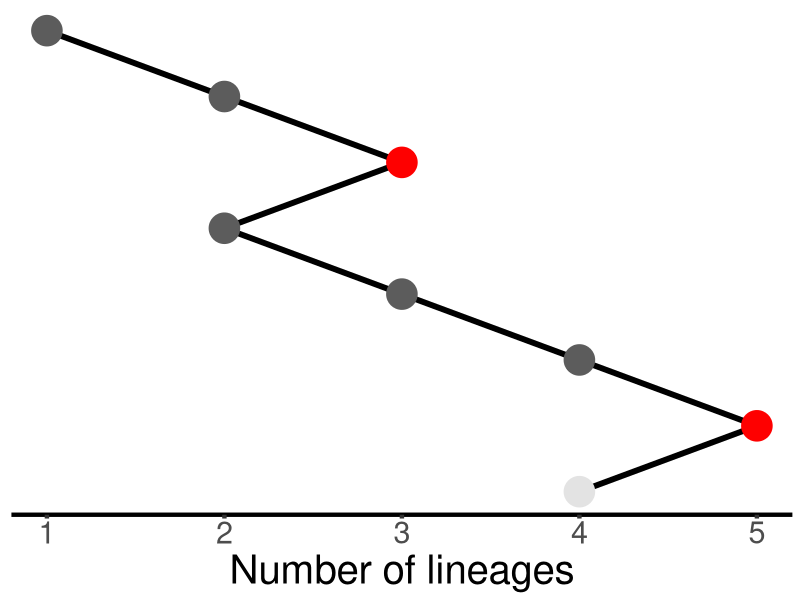

R code for this plot:
###############################################
###############################################
### CREATING PANELS FOR ARG OVERVIEW FIGURE ###
###############################################
###############################################

####################
### SCRIPT SETUP ###
####################
library(here)
library(dplyr)
library(ggplot2)



############################################
### PANEL C:  LINEAGE COUNT THROUGH TIME ###
############################################
arg_attribute_df <- data.frame(time = 1:8,
                               lineage_count = c(4, 5, 4, 3, 2, 3, 2, 1),
                               point_color = NA,
                               local_tree_node_count = c(12, 12, 11, 9, 6, 6, 5, 3),
                               shared_node_count = as.integer(c(4, 5, 4, 3, 2, 3, 2, 1)))

for (i in seq_len(nrow(arg_attribute_df))) {
  if (i == 1) {
    arg_attribute_df[i, 'point_color'] <- '#e3e3e3'
  } else if ((arg_attribute_df[i, 'lineage_count'] < arg_attribute_df[i - 1, 'lineage_count'])) {
    arg_attribute_df[i, 'point_color'] <- '#5c5c5c'
  } else {
    arg_attribute_df[i, 'point_color'] <- '#fe0000'
  }
}

lineage_count_plot <- arg_attribute_df %>% 
  ggplot() +
  geom_line(aes(y = lineage_count,
                x = time),
            linewidth = 2) +
  geom_point(aes(y = lineage_count,
                 x = time),
             color = arg_attribute_df$point_color,
             size = 10) +
  ylab('Number of lineages') +
  xlab('Time') +
  theme_classic() +
  theme(panel.background = element_rect(fill ='transparent'),
        plot.background = element_rect(fill ='transparent', color = NA),
        axis.title.x = element_text(size = 29),
        axis.text.x = element_text(size = 22),
        #panel.grid.major.x = element_line(linetype = 'solid', size = 1),
        axis.title.y = element_blank(),
        axis.text.y = element_blank(),
        axis.line.y = element_blank(),
        axis.ticks.y = element_blank(),
        axis.line.x = element_line(linewidth = 1.5),
        axis.ticks.x = element_line(linewidth = 1.5)
        #axis.line.y = element_blank(),
        #axis.ticks.y = element_blank()
  ) +
  coord_flip(clip = "off")

ggsave(filename = here('figures', 'pdf', 'lineage_count_fig1.png'),
       plot = lineage_count_plot,
       bg = 'transparent',
       width = 3,
       height = 10,
       units = 'in',
       device = "png")



#################################
### CODE NOT CURRENTLY IN USE ###
#################################

### PANEL C: VISUALIZATION OF EDGES  ###

# edge_df <- data.frame(edge = as.character(1:11),
#                       genome_start = c(1, 1, 1, 3, 1, 1, 1, 1, 1, 2, 1),
#                       genome_end =   c(4, 3, 4, 4, 4, 4, 4, 2, 4, 4, 4),
#                       time_start =   c(0, 4, 6, 4, 4, 2, 0, 0, 2, 0, 0),
#                       time_end =     c(4, 7, 7, 6, 6, 4, 2, 2, 4, 3, 3)) %>% 
#   arrange(time_start, time_end, genome_start)
# 
# coord_offset <- 0
# edge_vis_list <- list()
# for (i in 1:nrow(edge_df)) {
#   edge_vis_list[[i]] <- data.frame(xstart = seq(edge_df$genome_start[i], 
#                                                 edge_df$genome_end[i] - 0.01, 
#                                                 by = 0.01),
#                                    xstartcoord = seq(edge_df$genome_start[i] - edge_df$genome_start[i], 
#                                                      edge_df$genome_end[i] - edge_df$genome_start[i] - 0.01, 
#                                                      by = 0.01) + coord_offset,
#                                    xend = seq(edge_df$genome_start[i] - edge_df$genome_start[i], 
#                                               edge_df$genome_end[i] - edge_df$genome_start[i] - 0.01, 
#                                               by = 0.01) + 0.01 + coord_offset,
#                                    ystart = edge_df$time_start[i],
#                                    yend = edge_df$time_end[i])
#   
#   #coord_offset <- coord_offset + edge_df$genome_end[i] - edge_df$genome_start[i] 
#   coord_offset <- sum(edge_df$genome_end[1:i] - edge_df$genome_start[1:i])
# }
# 
# 
# edge_viz_plot <- edge_vis_list %>% 
#   bind_rows() %>% 
#   ggplot() +
#   geom_rect(aes(xmin = xstartcoord, xmax = xend,
#                 ymin = ystart, ymax = yend, fill = xstart),
#             alpha = 1) +
#   scale_fill_gradientn(name = 'Genome\nposition',
#                        colours = c("#efedfb", "#dfdcf8", "#cfcaf4", "#afa7ed", "#8f84e6", "#6f61df", "#5648c6", "#43389a", "#262058"),
#                        limits = c(0, 4),
#                        breaks = c(0, 4),
#                        labels = c('Start', 'End')) +
#   #scale_fill_gradient(low = "#efedfb", high = "#393084", 
#   #                    limits = c(01, 4)) +
#   theme_void() +
#   #theme(legend.position = c(0.82, 0.25))
#   theme(legend.position = c(0.25, 0.77),
#         legend.background = element_rect(fill="white",
#                                          linetype = "solid", 
#                                          colour ="white"),
#         legend.direction = "horizontal",
#         legend.title = element_text(size = 16, hjust = 0.5),
#         legend.text = element_text(size = 12)
#   ) +
#   guides(fill = guide_colourbar(title.position="top", title.hjust = 0.5))
# 
# 
# ggsave(filename = here('figures', 'pdf', 'edge_viz_plot_fig1.png'),
#        plot = edge_viz_plot,
#        bg = 'transparent',
#        width = 4,
#        height = 8,
#        units = 'in',
#        device = "png")


# fragment_size <- data.frame(
#   time = c(1, 1, 1, 1,
#            2, 2, 2, 2, 2,
#            3, 3, 3, 3,
#            4, 4, 4,
#            5, 5, 
#            6, 6, 6,
#            7, 7, 
#            8),
#   fragment_size = c(3, 3, 3, 3,
#                     3, 3, 1, 2, 3,
#                     3, 3, 2, 3,
#                     3, 3, 3,
#                     3, 3, 
#                     2, 1, 3,
#                     2, 3, 
#                     3)
# )

#edge_df <- data.frame(edge = as.character(1:11),
#                      genome_start = c(1, 1, 1, 3, 1, 1, 1, 1, 1, 2, 1),
#                      genome_end =   c(4, 3, 4, 4, 4, 4, 4, 2, 4, 4, 4),
#                      time_start =   c(0, 4, 6, 4, 4, 2, 0, 0, 2, 0, 0),
#                      time_end =     c(4, 7, 7, 6, 6, 4, 2, 2, 4, 3, 3))


# node_count_plot <- arg_attribute_df %>% 
#   ggplot() +
#   geom_segment(aes(x = time, xend = time, 
#                    y = shared_node_count, yend = local_tree_node_count),
#                size = 2) +
#   geom_point(aes(y = local_tree_node_count,
#                  x = time),
#              size = 9, color = '#CA4B9B') +
#   geom_point(aes(y = shared_node_count,
#                  x = time),
#              size = 9,
#              color = '#2ACAEA') +
#   ylab('Number of nodes') +
#   xlab('Time') +
#   coord_flip() +
#   theme_classic() +
#   theme(panel.background = element_rect(fill ='transparent'),
#         plot.background = element_rect(fill ='transparent', color = NA),
#         axis.title.x = element_text(size = 17),
#         axis.text.x = element_text(size = 14),
#         #panel.grid.major.x = element_line(linetype = 'solid'),
#         axis.title.y = element_blank(),
#         axis.text.y = element_blank()#,
#         #axis.line.y = element_blank(),
#         #axis.ticks.y = element_blank()
#   ) +
#   scale_y_continuous(breaks = seq(1, 12, 1))
# 
# ggsave(filename = '/Users/alexlewanski/Documents/michigan_state/research/arg_review/figures/pdf/node_count_fig1.png',
#        plot = node_count_plot,
#        bg = 'transparent',
#        width = 3.5,
#        height = 8,
#        units = 'in',
#        device = "png")
# 

# edge_df %>% 
#   ggplot() +
#   geom_rect(aes(xmin = genome_start, 
#                xmax = genome_end, 
#                ymin = time_start, 
#                ymax = time_end),
#             fill = 'gray',
#             alpha = 0.2) +
#   theme_classic()

# fragment_size %>% 
#   ggplot() +
#   #geom_line(aes(y = fragment_size,
#   #              x = time),
#   #          size = 2) +
#   geom_point(aes(y = fragment_size,
#                  x = time),
#              color = 'gray',
#              size = 8) +
#   coord_flip() +
#   ylab('Number of lineages') +
#   xlab('Time') +
#   theme_classic() +
#   theme(panel.background = element_rect(fill ='transparent'),
#         plot.background = element_rect(fill ='transparent', color = NA),
#         axis.title.x = element_text(size = 17),
#         axis.text.x = element_text(size = 14),
#         #panel.grid.major.x = element_line(linetype = 'solid', size = 1),
#         axis.title.y = element_blank(),
#         axis.text.y = element_blank()#,
#         #axis.line.y = element_blank(),
#         #axis.ticks.y = element_blank()
#   )
